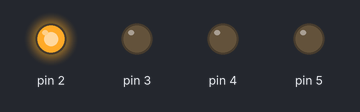
A sketch run on a simulated Arduino Uno, built with avr-gcc and run on an emulated ATmega328P. Shown: output pins drawn as LEDs (lit = HIGH).

Above: at 0.1 s.
Timing chart, 0 to 1.6 s (numbered marks = the images above):
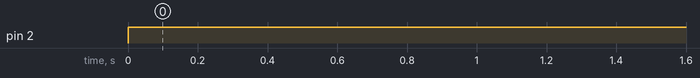

The sketch:

left_turn.ino
```cpp
void setup()
{
pinMode(2, OUTPUT);
pinMode(3, OUTPUT);
pinMode(4, OUTPUT);
pinMode(5, OUTPUT);
}
void loop()
{
digitalWrite(2, HIGH);
digitalWrite(3, LOW);
digitalWrite(4, LOW);
digitalWrite(5  , LOW);
}
```

Measured:
- by itself, pin 2: LOW → HIGH at 0.00 s
